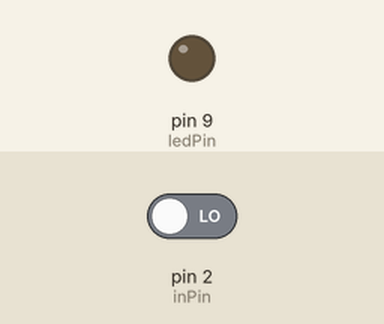
Bench run of a sketch on a simulated Arduino Nano, built with avr-gcc and run on an emulated ATmega328P. Shown: output pins drawn as LEDs (lit = HIGH). The inputs (shaded band) are chosen by the test bench; at power-on: pin 2 (inPin) LOW.

Above: at 1.2 s.
1.3 s: pin 2 (inPin) driven HIGH
At 1.7 s:
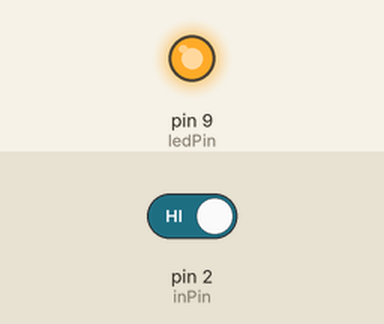
2.8 s: pin 2 (inPin) driven LOW
At 4.1 s:
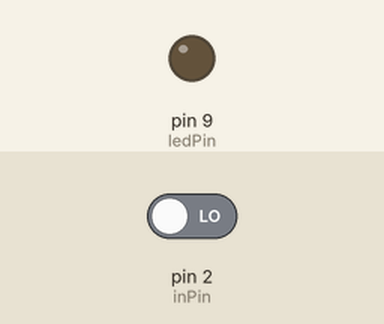
Timing chart, 0 to 5.8 s (numbered marks = the images above; inputs shaded):
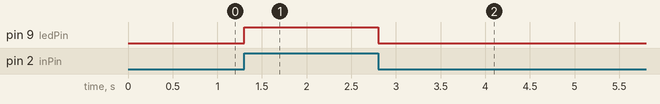

The sketch:

curso_clase_3_2.ino
```cpp
//Se utilizo el Arduino Nano, ATMega328P
//lectura digital con pulsador

int ledPin = 9;
int inPin = 2;
int value = 0;

void setup() {
  // declare the ledPin as an OUTPUT:
  Serial.begin(9600);
  pinMode(ledPin, OUTPUT);
  pinMode(inPin, INPUT);
}

void loop() {
  value = digitalRead(inPin);
  digitalWrite(ledPin,value);
  delay(10);

}
```

Measured:
- after the input at 1.3 s, pin 9 (ledPin): LOW → HIGH at once
- after the input at 2.8 s, pin 9 (ledPin): HIGH → LOW at once
